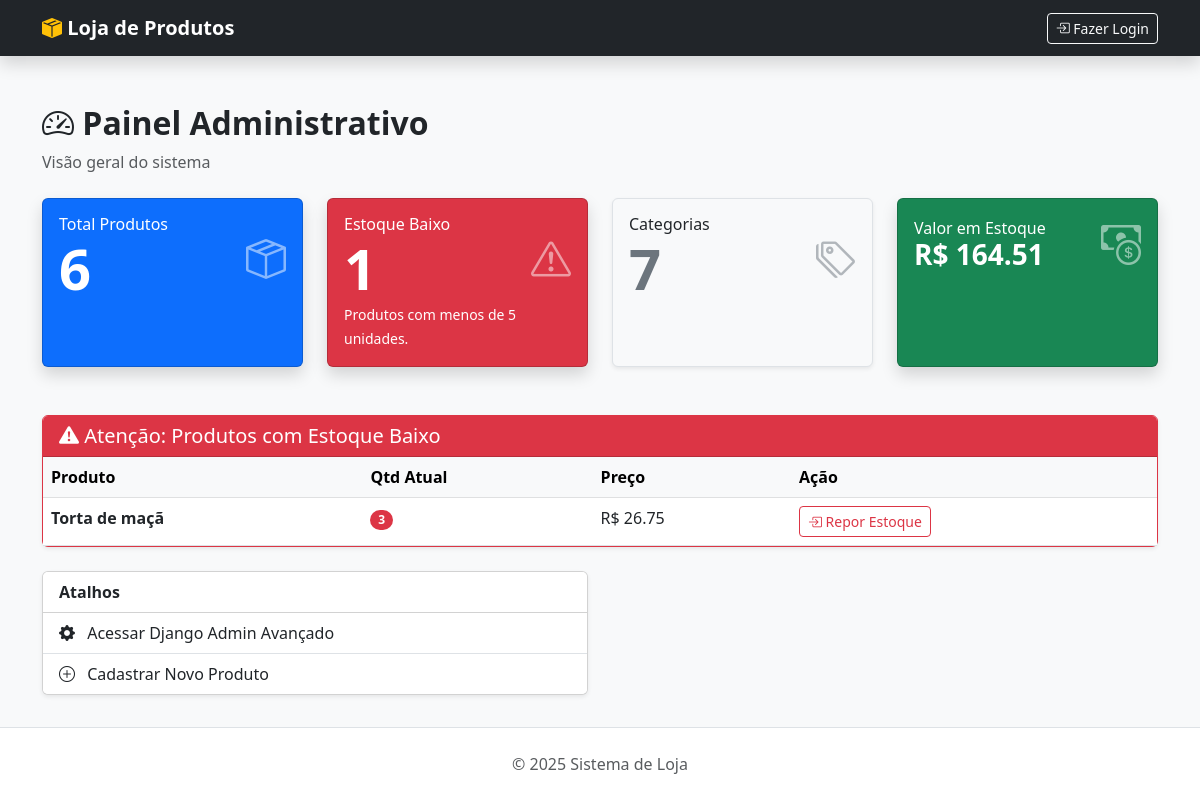
/dashboard/, run on the app's committed database.
### gestao/models.py (models this page shows, shortened)
class Produto(models.Model):
    nome = models.CharField(max_length=100)
    descricao = models.TextField()
    preco = models.DecimalField(max_digits=10, decimal_places=2)
    validade = models.DateField()
    quantidade = models.IntegerField(default=0)
    foto = models.ImageField(upload_to='produtos/', blank=True, null=True)
    categoria = models.ForeignKey(Categoria, on_delete=models.SET_NULL, null=True, blank=True)

### gestao/views.py (the view)
# urls.py: path('dashboard/', views.dashboard, name='dashboard'),
def dashboard(request):
    total_produtos = Produto.objects.count()
    total_categorias = Categoria.objects.count()
    produtos_baixo_estoque_queryset = Produto.objects.filter(quantidade__lt=5)
    baixo_estoque_count = produtos_baixo_estoque_queryset.count()
    valor_estoque = Produto.objects.aggregate(Sum('preco'))['preco__sum'] or 0
    contexto = {
        'total_produtos': total_produtos,
        'total_categorias': total_categorias,
        'baixo_estoque': baixo_estoque_count,
        'lista_alerta': produtos_baixo_estoque_queryset,
        'valor_estoque': valor_estoque,
        }
    return render(request, 'gestao/dashboard.html', contexto)

### gestao/templates/gestao/dashboard.html
{% extends 'gestao/base.html' %}
{% block content %}
<div class="mb-4">
    <h2 class="fw-bold"><i class="bi bi-speedometer2"></i> Painel Administrativo</h2>
    <p class="text-muted">Visão geral do sistema</p>
</div>
<div class="row">
    <div class="col-md-3 mb-4">
        <div class="card text-white bg-primary shadow h-100">
            <div class="card-body">
                <div class="d-flex justify-content-between align-items-center">
                    <div>
                        <h6 class="card-title mb-0">Total Produtos</h6>
                        <h2 class="display-4 fw-bold mb-0">{{ total_produtos }}</h2>
                    </div>
                    <i class="bi bi-box-seam fs-1 opacity-50"></i>
                </div>
            </div>
        </div>
    </div>
    <div class="col-md-3 mb-4">
        <div class="card text-white bg-danger shadow h-100">
            <div class="card-body">
                <div class="d-flex justify-content-between align-items-center">
                    <div>
                        <h6 class="card-title mb-0">Estoque Baixo</h6>
                        <h2 class="display-4 fw-bold mb-0">{{ baixo_estoque }}</h2>
                    </div>
                    <i class="bi bi-exclamation-triangle fs-1 opacity-50"></i>
                </div>
                <small>Produtos com menos de 5 unidades.</small>
            </div>
        </div>
    </div>
    <div class="col-md-3 mb-4">
        <div class="card text-dark bg-light border shadow-sm h-100">
            <div class="card-body">
                <div class="d-flex justify-content-between align-items-center">
                    <div>
                        <h6 class="card-title mb-0">Categorias</h6>
                        <h2 class="display-4 fw-bold mb-0 text-secondary">{{ total_categorias }}</h2>
                    </div>
                    <i class="bi bi-tags fs-1 text-secondary opacity-50"></i>
                </div>
            </div>
        </div>
    </div>
    <div class="col-md-3 mb-4">
        <div class="card text-white bg-success shadow h-100">
            <div class="card-body">
                <div class="d-flex justify-content-between align-items-center">
                    <div>
                        <h6 class="card-title mb-0">Valor em Estoque</h6>
                        <h3 class="fw-bold mb-0">R$ {{ valor_estoque|floatformat:2 }}</h3>
                    </div>
                    <i class="bi bi-cash-coin fs-1 opacity-50"></i>
                </div>
            </div>
        </div>
    </div>
</div>
<div class="row mt-4">
    <div class="col-md-12">
        <div class="card shadow-sm border-danger">
            <div class="card-header bg-danger text-white d-flex justify-content-between align-items-center">
                <h5 class="mb-0"><i class="bi bi-exclamation-triangle-fill"></i> Atenção: Produtos com Estoque Baixo</h5>
            </div>
            <div class="card-body p-0">
                <table class="table table-hover mb-0">
                    <thead class="table-light">
                        <tr>
                            <th>Produto</th>
                            <th>Qtd Atual</th>
                            <th>Preço</th>
                            <th>Ação</th>
                        </tr>
                    </thead>
                    <tbody>
                        {% for produto in lista_alerta %}
                        <tr>
                            <td class="fw-bold">{{ produto.nome }}</td>
                            <td>
                                <span class="badge bg-danger rounded-pill">{{ produto.quantidade }}</span>
                            </td>
                            <td>R$ {{ produto.preco }}</td>
                            <td>
                                <a href="{% url 'produto_edit' produto.id %}" class="btn btn-sm btn-outline-danger">
                                    <i class="bi bi-box-arrow-in-right"></i> Repor Estoque
                                </a>
                            </td>
                        </tr>
                        {% empty %}
                        <tr>
                            <td colspan="4" class="text-center text-success py-3">
                                <i class="bi bi-check-circle-fill"></i> Tudo certo! Nenhum produto com estoque baixo.
                            </td>
                        </tr>
                        {% endfor %}
                    </tbody>
                </table>
            </div>
        </div>
    </div>
</div>
<div class="row mt-4">
    <div class="col-md-6">
        <div class="card shadow-sm">
            <div class="card-header bg-white fw-bold">Atalhos</div>
            <div class="list-group list-group-flush">
                <a href="/admin/" target="_blank" class="list-group-item list-group-item-action">
                    <i class="bi bi-gear-fill me-2"></i> Acessar Django Admin Avançado
                </a>
                <a href="{% url 'produto_novo' %}" class="list-group-item list-group-item-action">
                    <i class="bi bi-plus-circle me-2"></i> Cadastrar Novo Produto
                </a>
            </div>
        </div>
    </div>
</div>
{% endblock %}

### data on the page
Produto: nome "Torta de maçã", quantidade "3", preco "26.75"

### other printed values
{{ total_produtos }} "6"
{{ baixo_estoque }} "1"
{{ total_categorias }} "7"
{{ valor_estoque|floatformat:2 }} "164.51"
